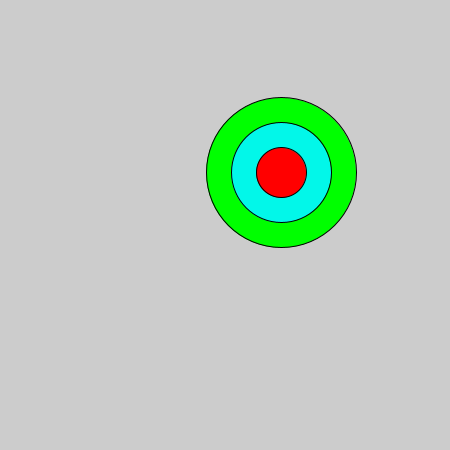
Frame 1 (no input)
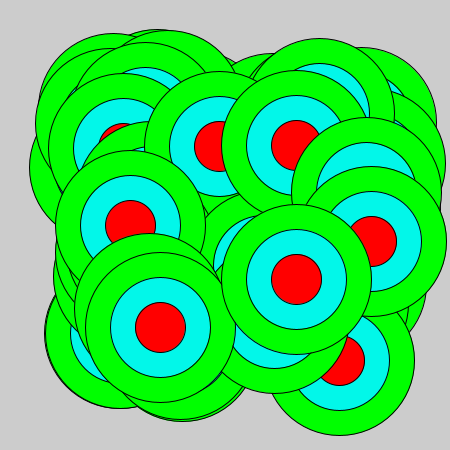
Frame 60 (the mouse pressed at the canvas centre just before this capture)
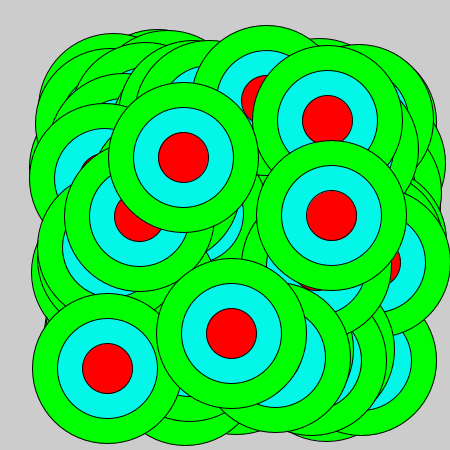
Frame 120 (the mouse held since frame 60 and released just before this capture)

The Processing sketch that drew these frames (run headless with seeded random() and noise(); from frame 60 on, the mouse is pressed at the canvas centre):

// Processing sketch: sketch_260422l_random
// ── sketch_260422l_random.pde

void setup(){
size(450,450);
fill(0,255,0);

}
void draw(){
  
  target(random(100,380),random(100,380));
  
}

void target(float xPos, float yPos){
  
    fill(0,255,0);
    circle(xPos,yPos,150);
    
    fill(#02F7E9);
    circle(xPos,yPos,100);
    
    fill(255,0,0);
    circle(xPos,yPos,50);

}
